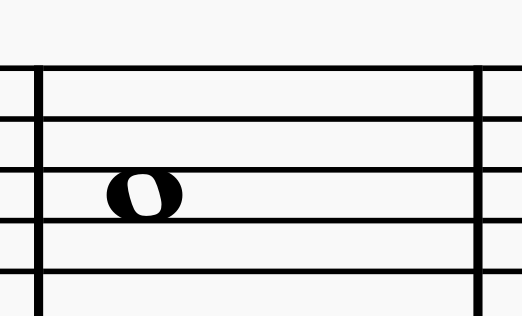
#> input picture data/single_note/val/A4/whole/A4-1.png, 522 x 316 px
$ python -i omr_common.py   (imports and definitions only)
#> lines starting #> are read from the running program, lines starting #| are printed output that depends on the picture; after the words box and inside, x2 and y2 are one past the last pixel; in counts of white or black regions, pixels touching at a corner belong together
#> further down, picture is the input picture: shape (316, 522, 3); min 0, max 249, mean 217.9
# omr_common.py
"""Code shared by the training script (single_note_cnn.py) and the API server (omr_server.py).

Keeping preprocessing in ONE place matters: the model is trained on exactly what
preprocess_bgr_to_tensor() produces, so the server must feed it the same thing.
"""
import math

import cv2
import numpy as np
from xml.etree.ElementTree import Element, SubElement, tostring
from xml.dom import minidom

IMG_SIZE = 64  # square input to the CNN


# [23 lines left out: function apply_windows_keras_fix, not called in this run]

def preprocess_bgr_to_tensor(img_bgr, target=IMG_SIZE):
    """Same as in single_note_cnn.py."""
#> called with target = 64
    gray = cv2.cvtColor(img_bgr, cv2.COLOR_BGR2GRAY)

    m = cv2.moments(gray)
#> m = moments, m00 35942481, centre m10/m00, m01/m00 = (262.1, 154.8)
    if abs(m["mu02"]) > 1e-3:
        skew = m["mu11"] / m["mu02"]
#> skew = 0.00748
        angle = math.degrees(math.atan(skew))
#> angle = 0.429
    else:
        angle = 0.0
    if abs(angle) > 0.3 and abs(angle) < 10:
        (h, w) = gray.shape
#> h = 316; w = 522
        M = cv2.getRotationMatrix2D((w // 2, h // 2), angle, 1.0)
#> M = [[1, 0.00748, -1.18], [-0.00748, 1, 1.96]]
        gray = cv2.warpAffine(
            gray, M, (w, h),
            flags=cv2.INTER_LINEAR,
            borderMode=cv2.BORDER_REPLICATE
        )
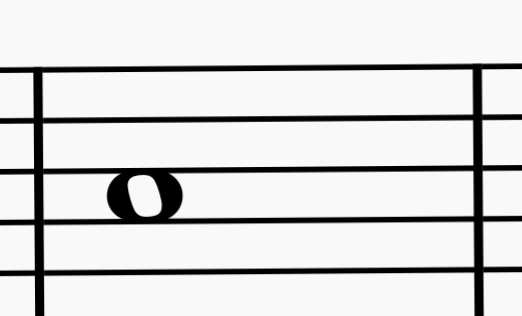
#> gray: shape (316, 522); min 0, max 249, mean 217.9

    bw = cv2.adaptiveThreshold(
        gray, 255,
        cv2.ADAPTIVE_THRESH_GAUSSIAN_C,
        cv2.THRESH_BINARY_INV,
        31, 10
    )
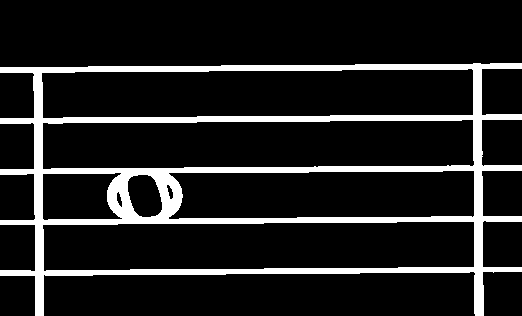
#> bw: shape (316, 522); 12.7% white; 1 white region, box (x1, y1, x2, y2) and area: (0, 63, 522, 316) 21014

    ys, xs = np.where(bw > 0)
    if len(xs) < 10 or len(ys) < 10:
        roi = bw
    else:
        x0, x1 = xs.min(), xs.max()
#> x0 = 0; x1 = 521
        y0, y1 = ys.min(), ys.max()
#> y0 = 63; y1 = 315
        roi = bw[y0:y1 + 1, x0:x1 + 1]
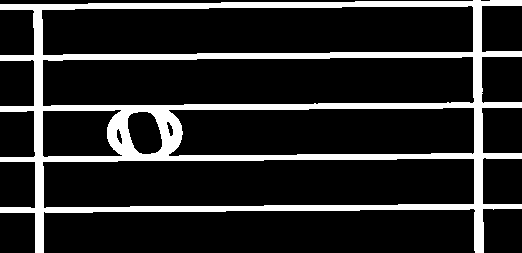
#> roi: shape (253, 522); 15.9% white; 1 white region, box (x1, y1, x2, y2) and area: (0, 0, 522, 253) 21014

    h, w = roi.shape[:2]
#> h = 253
    pad = abs(h - w)
#> pad = 269
    if h > w:
        left = pad // 2
        right = pad - left
        roi = cv2.copyMakeBorder(
            roi, 0, 0, left, right, cv2.BORDER_CONSTANT, value=0
        )
    elif w > h:
        top = pad // 2
#> top = 134
        bottom = pad - top
#> bottom = 135
        roi = cv2.copyMakeBorder(
            roi, top, bottom, 0, 0, cv2.BORDER_CONSTANT, value=0
        )
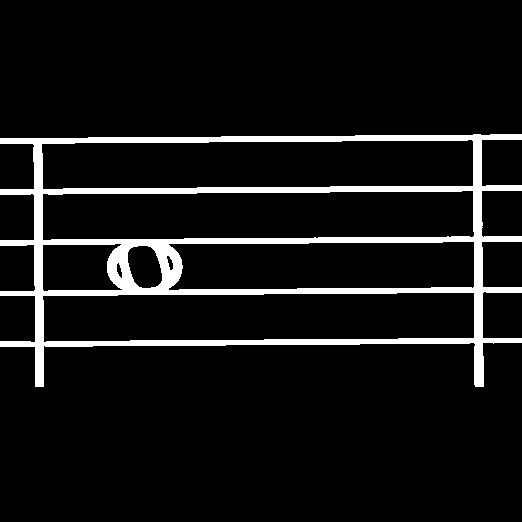
#> roi: shape (522, 522); 7.7% white; 1 white region, box (x1, y1, x2, y2) and area: (0, 134, 522, 387) 21014

    roi = cv2.resize(roi, (target, target), interpolation=cv2.INTER_AREA)
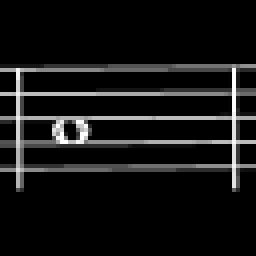
#> roi: shape (64, 64) (shown 4 times larger); min 0, max 255, mean 19.7
    roi = roi.astype(np.float32) / 255.0
    roi = np.expand_dims(roi, axis=-1)
    return roi

# [47 lines left out: function build_single_note_musicxml, not called in this run]

>>> import cv2
>>> picture = cv2.imread('data/single_note/val/A4/whole/A4-1.png')
>>> result = preprocess_bgr_to_tensor(picture)

$ run again, on data/single_note/val/A4/whole/A4-10.png
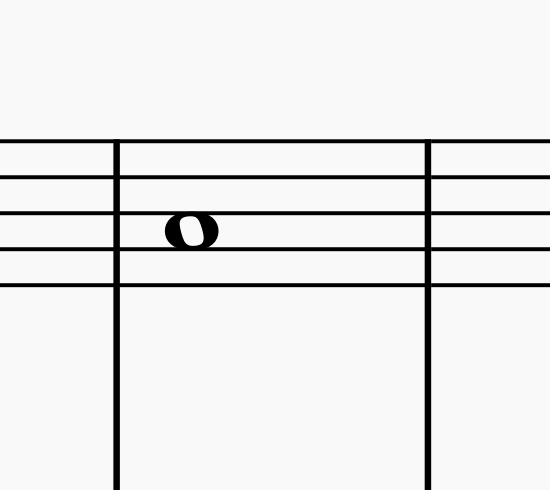
#> input picture data/single_note/val/A4/whole/A4-10.png, 550 x 490 px
#> picture is the input picture: shape (490, 550, 3); min 0, max 249, mean 234.1
#> m = moments, m00 63085606, centre m10/m00, m01/m00 = (274.9, 244.6)
#> skew = -5.52e-05
#> angle = -0.00316
#> in preprocess_bgr_to_tensor, `bw = cv2.adaptiveThreshold( gray, 255, cv2.ADAPTIVE_THRESH_GAUSSIAN_C,..`:
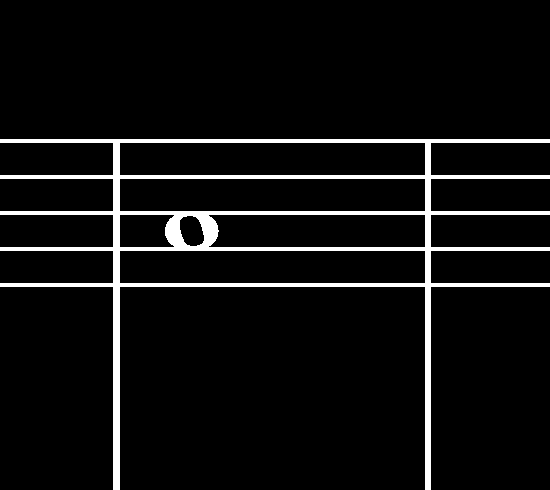
#> bw: shape (490, 550); 6% white; 1 white region, box (x1, y1, x2, y2) and area: (0, 139, 550, 490) 16264
#> ys = 16264 values from 139 to 489; xs = 16264 values, max 549 at index 549, min 0 at index 0, mean 265.7
#> x0 = 0; x1 = 549
#> y0 = 139; y1 = 489
#> in preprocess_bgr_to_tensor, `roi = cv2.resize(roi, (target, target), interpolation=cv2.INTER_AREA)`:
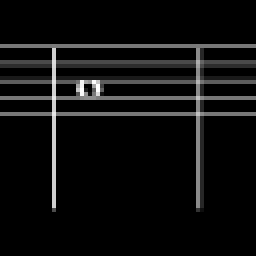
#> roi: shape (64, 64) (shown 4 times larger); min 0, max 255, mean 13.7

$ run again, on data/single_note/val/A4/whole/A4-11.png
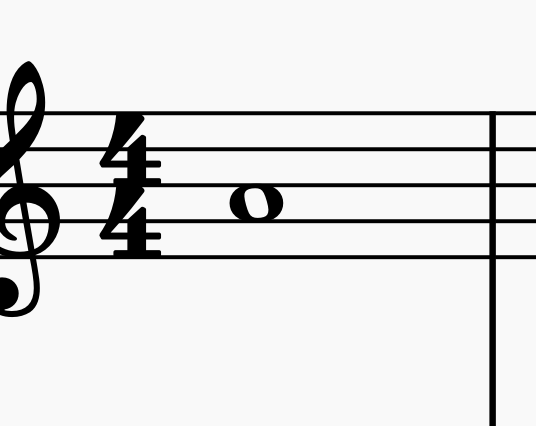
#> input picture data/single_note/val/A4/whole/A4-11.png, 536 x 426 px
#> picture is the input picture: shape (426, 536, 3); min 0, max 249, mean 224.2
#> m = moments, m00 51191503, centre m10/m00, m01/m00 = (274.4, 214.5)
#> skew = -0.0219
#> angle = -1.26
#> M = [[1, -0.0219, 4.73], [0.0219, 1, -5.82]]
#> in preprocess_bgr_to_tensor, `bw = cv2.adaptiveThreshold( gray, 255, cv2.ADAPTIVE_THRESH_GAUSSIAN_C,..`:
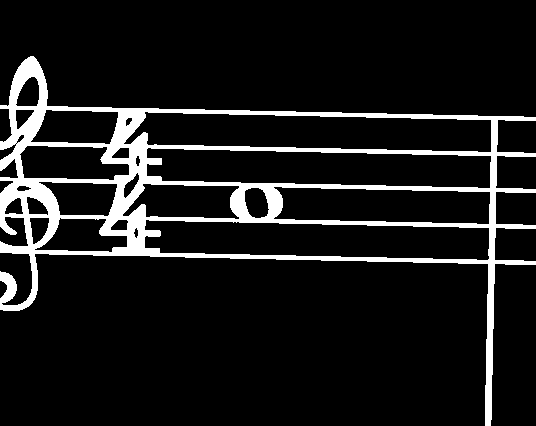
#> bw: shape (426, 536); 10.1% white; 1 white region, box (x1, y1, x2, y2) and area: (0, 56, 536, 426) 23047
#> x0 = 0; x1 = 535
#> y0 = 56; y1 = 425
#> in preprocess_bgr_to_tensor, `roi = cv2.resize(roi, (target, target), interpolation=cv2.INTER_AREA)`:
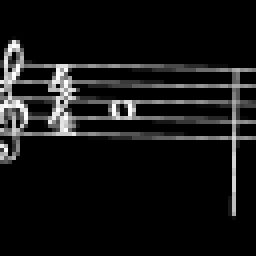
#> roi: shape (64, 64) (shown 4 times larger); min 0, max 255, mean 20.5

$ run again, on data/single_note/val/A4/whole/A4-12.png
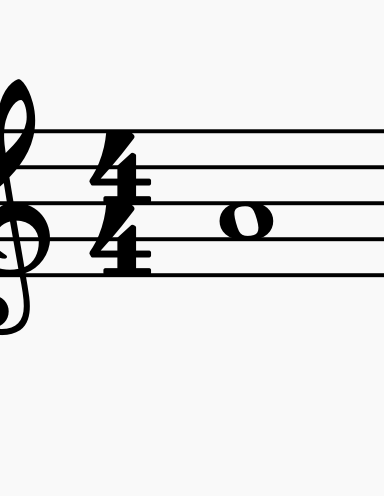
#> input picture data/single_note/val/A4/whole/A4-12.png, 384 x 496 px
#> picture is the input picture: shape (496, 384, 3); min 0, max 249, mean 227.2
#> m = moments, m00 43264688, centre m10/m00, m01/m00 = (197, 251.8)
#> skew = -0.0134
#> angle = -0.768
#> M = [[1, -0.0134, 3.34], [0.0134, 1, -2.55]]
#> in preprocess_bgr_to_tensor, `bw = cv2.adaptiveThreshold( gray, 255, cv2.ADAPTIVE_THRESH_GAUSSIAN_C,..`:
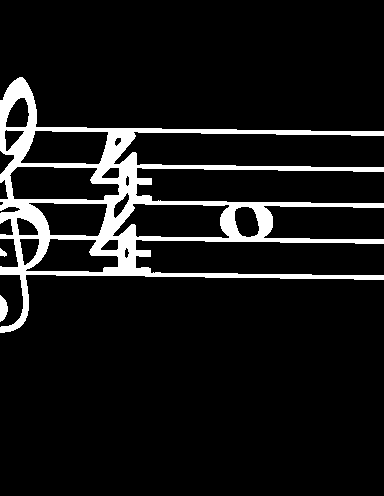
#> bw: shape (496, 384); 8.9% white; 3 white regions, box (x1, y1, x2, y2) and area: (0, 77, 384, 333) 16727, (0, 295, 8, 322) 154, (0, 248, 7, 257) 39
#> ys = 16920 values from 77 to 332; xs = 16920 values, max 383 at index 2125, min 0 at index 479, mean 140.4
#> x0 = 0; x1 = 383
#> y0 = 77; y1 = 332
#> in preprocess_bgr_to_tensor, `roi = cv2.resize(roi, (target, target), interpolation=cv2.INTER_AREA)`:
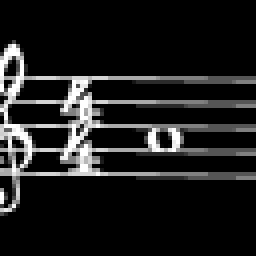
#> roi: shape (64, 64) (shown 4 times larger); min 0, max 255, mean 29.3
